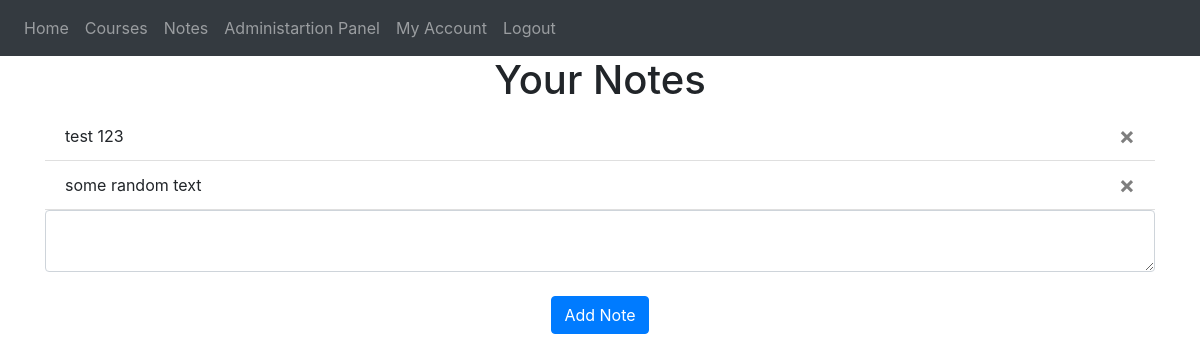
Before: /notes (signed in) with the older database file.
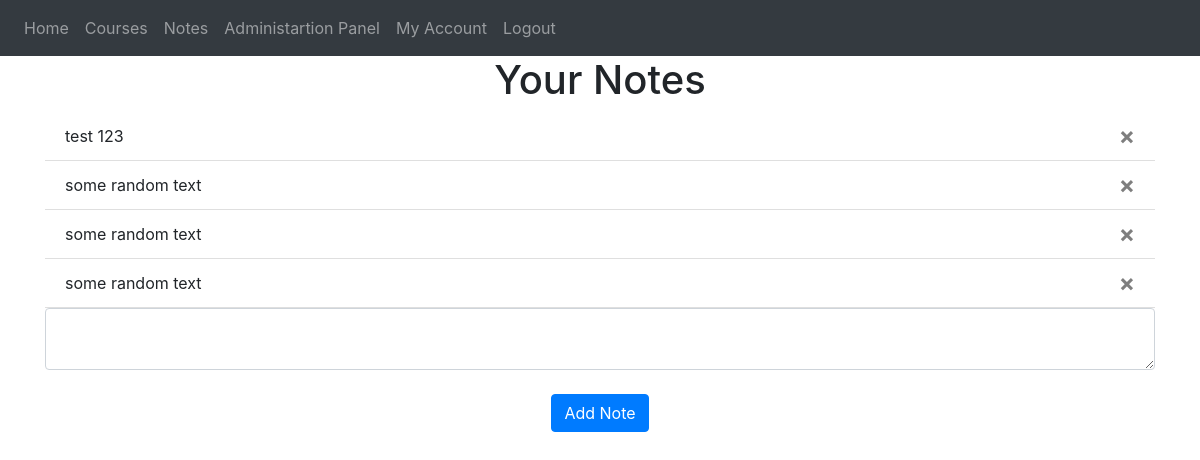
After: the same page with the newer database file.
### website/models.py (models this page shows)
class Note(db.Model):
    id = db.Column(db.Integer, primary_key=True)
    data = db.Column(db.String(10000))
    date = db.Column(db.DateTime(timezone=True), default=func.now())
    user_id = db.Column(db.Integer, db.ForeignKey('user.id'))

### website/views.py (the view, shortened to what this page needs)
@views.route('/notes', methods=['GET', 'POST'])
@login_required
def notes():
    return render_template("notes.html", user=current_user)

### website/__init__.py (called while the page is built)
def create_app():
    app = Flask(__name__)
    app.config['SECRET_KEY'] = 'randomsecretkey'
    app.config['SQLALCHEMY_DATABASE_URI'] = f'sqlite:///{DB_NAME}'
    db.init_app(app)
    from .views import views
    from .auth import auth
    app.register_blueprint(views, url_prefix='/')
    app.register_blueprint(auth, url_prefix='/')
    from .models import User, Note, Course
    with app.app_context():
        db.create_all()
    login_manager = LoginManager()
    login_manager.login_view = 'auth.login'
    login_manager.init_app(app)
    @login_manager.user_loader
    def load_user(id):
        return User.query.get(int(id))
    return app

### website/templates/notes.html (shortened to what this page needs)
{% extends "base.html" %}
{% block content%}
    <h1 align="center">Your Notes</h1>
    <ul class="list-group list-group-flush" id="notes">
      {% for note in user.notes %}
      <li class="list-group-item">
        {{ note.data }}
        <button type="button" class="close" onClick="deleteNote({{ note.id }})">
          <span aria-hidden="true">&times;</span>
        </button>
      </li>
      {% endfor %}
    </ul>
    <form method="POST">
      <textarea name="note" id="note" class="form-control"></textarea>
      <br />
      <div align="center">
        <button type="submit" class="btn btn-primary">Add Note</button>
      </div>
    </form>
    {% endblock %}

### website/templates/base.html (shortened to what this page needs)
<!DOCTYPE html>
<html>
  <head>
    <link
      rel="stylesheet"
      href="https://stackpath.bootstrapcdn.com/bootstrap/4.4.1/css/bootstrap.min.css"
    />
    <link
      rel="stylesheet"
      href="https://stackpath.bootstrapcdn.com/font-awesome/4.7.0/css/font-awesome.min.css"
    />
  </head>
  <body>
    <nav class="navbar navbar-expand-lg navbar-dark bg-dark">
      <div class="collapse navbar-collapse" id="navbar">
        <div class="navbar-nav">
          {% if user.is_authenticated %}
          <a class="nav-item nav-link" id="home" href="/">Home</a>
          <a class="nav-item nav-link" id="courses" href="/courses">Courses</a>
          <a class="nav-item nav-link" id="notes" href="/notes">Notes</a>
          <a class="nav-item nav-link" id="administration_panel" href="/administration_panel">Administartion Panel</a>
          <a class="nav-item nav-link" id="my_account" href="/my_account">My Account</a>
          <a class="nav-item nav-link" id="logout" href="/logout">Logout</a>
          {% else %}
          <a class="nav-item nav-link" id="login" href="/login">Login</a>
          <a class="nav-item nav-link" id="signUp" href="/sign_up">Sign Up</a>
          {% endif %}
        </div>
      </div>
    </nav>
    <div class="container">{% block content %} {% endblock %}</div>
  </body>
</html>

Changed rows visible on the page:
added Note: data "some random text"
added Note: data "some random text"
